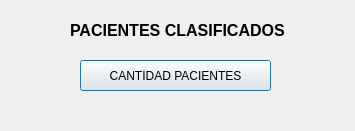
<?xml version="1.0" encoding="UTF-8"?>
<ui version="4.0">
 <class>Dialog</class>
 <widget class="QDialog" name="Dialog">
  <property name="geometry">
   <rect>
    <x>0</x>
    <y>0</y>
    <width>355</width>
    <height>131</height>
   </rect>
  </property>
  <property name="windowTitle">
   <string>Dialog</string>
  </property>
  <widget class="QPushButton" name="boton_clasificados">
   <property name="geometry">
    <rect>
     <x>80</x>
     <y>60</y>
     <width>191</width>
     <height>31</height>
    </rect>
   </property>
   <property name="text">
    <string>CANTIDAD PACIENTES</string>
   </property>
  </widget>
  <widget class="QLabel" name="label">
   <property name="geometry">
    <rect>
     <x>70</x>
     <y>10</y>
     <width>231</width>
     <height>41</height>
    </rect>
   </property>
   <property name="font">
    <font>
     <pointsize>12</pointsize>
     <weight>75</weight>
     <bold>true</bold>
    </font>
   </property>
   <property name="text">
    <string>PACIENTES CLASIFICADOS</string>
   </property>
  </widget>
 </widget>
 <resources/>
 <connections/>
</ui>
